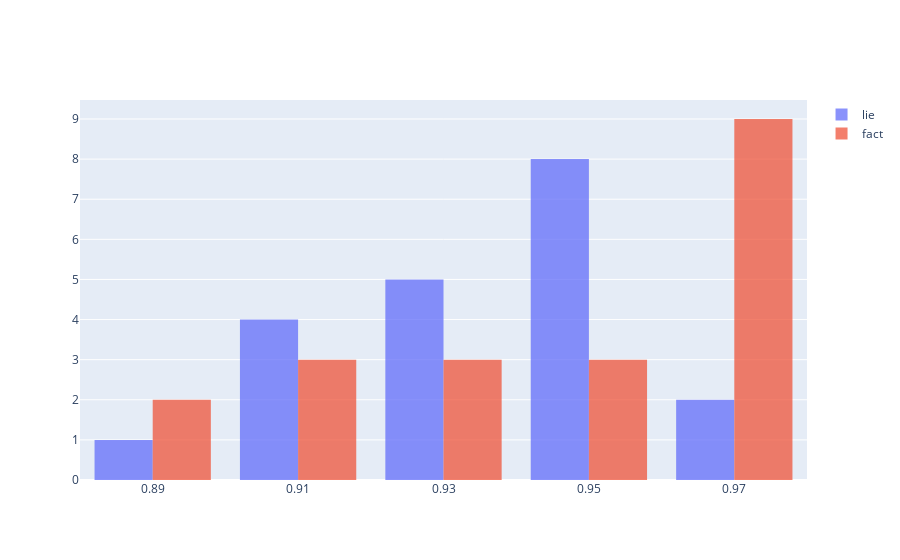

Notebook source saved alongside this figure:
### Code cell
lie_agg = [np.mean(l) for l in lie_scores]
fact_agg = [np.mean(l) for l in fact_scores]

fig = go.Figure()
fig.add_trace(go.Histogram(x=lie_agg, name='lie', opacity=0.75))
fig.add_trace(go.Histogram(x=fact_agg, name='fact', opacity=0.75))


fig.show()

### Figure 1 — Plotly figure (JSON) as saved in the notebook; plotly's stock layout.template omitted (floating-point values rounded to 4 significant figures)
{"data": [{"name": "lie", "opacity": 0.75, "type": "histogram", "x": [0.8834, 0.9262, 0.9482, 0.9343, 0.9444, 0.9665, 0.9142, 0.9476, 0.9074, 0.933, 0.949, 0.9451, 0.9498, 0.9034, 0.9188, 0.927, 0.9742, 0.9369, 0.9467, 0.9434]}, {"name": "fact", "opacity": 0.75, "type": "histogram", "x": [0.9123, 0.9548, 0.9755, 0.9189, 0.9218, 0.9687, 0.9571, 0.9674, 0.9641, 0.9049, 0.9588, 0.9328, 0.8968, 0.9735, 0.884, 0.9281, 0.9731, 0.9653, 0.9796, 0.9723]}], "layout": {"autosize": true, "xaxis": {"autorange": true, "range": [0.88, 0.98], "type": "linear"}, "yaxis": {"autorange": true, "range": [0, 9.474]}}}
